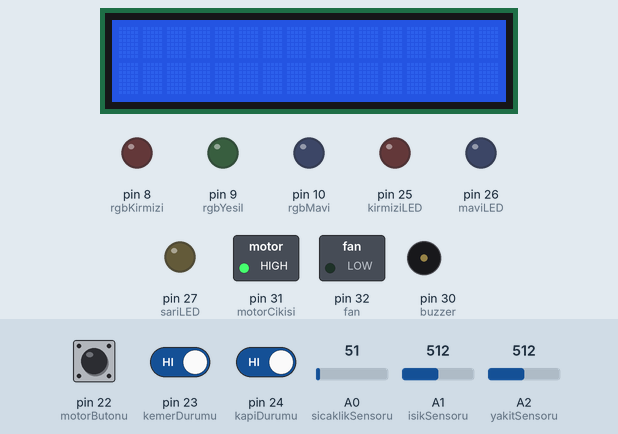
A sketch run on a simulated Arduino Mega 2560, built with avr-gcc and run on an emulated ATmega2560. Parts: 16×2 character LCD, switched loads named in the sketch (green lamp = pin HIGH), output pins drawn as LEDs (lit = HIGH), buzzer (waves = sounding, pin HIGH). The test bench sets the inputs (shaded band); at power-on: A0 (sicaklikSensoru) = 51, A2 (yakitSensoru) = 512, pin 23 (kemerDurumu) HIGH, pin 24 (kapiDurumu) HIGH, pin 22 (motorButonu) HIGH, A1 (isikSensoru) = 512.

Above: at 1.2 s.
1.3 s: A0 (sicaklikSensoru) set to 56
At 1.7 s:
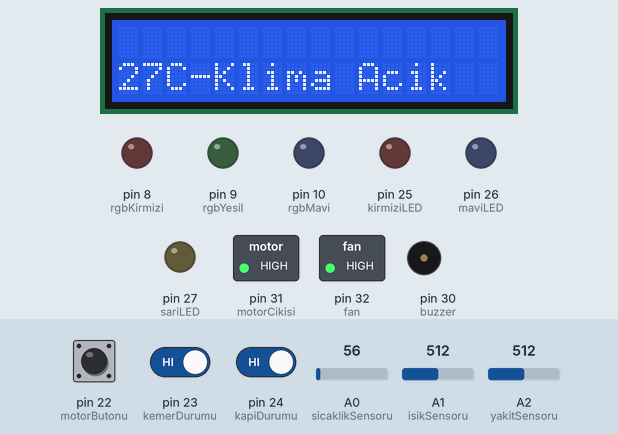
4.0 s: A2 (yakitSensoru) set to 110
5.5 s: A2 (yakitSensoru) set to 92
At 5.9 s:
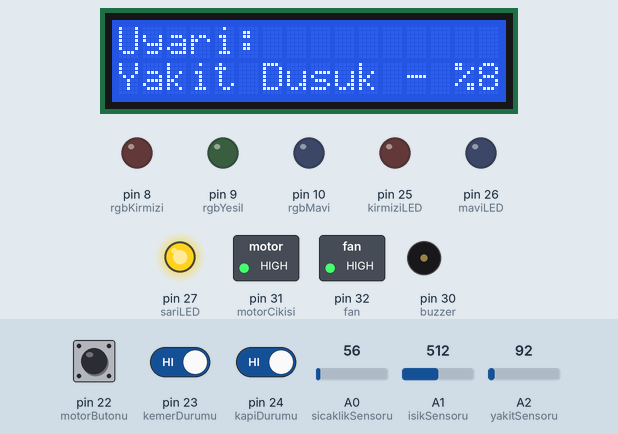
8.5 s: pin 23 (kemerDurumu) driven LOW
At 10.7 s:
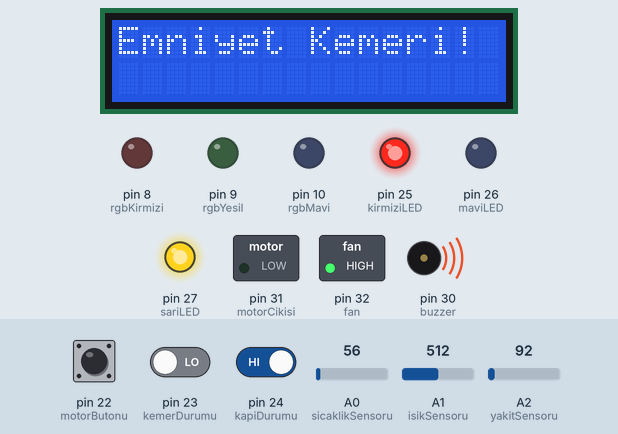
11.2 s: pin 24 (kapiDurumu) driven LOW
At 12.9 s:
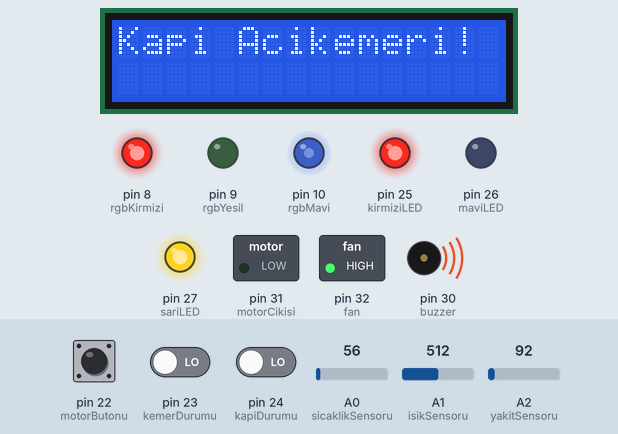
13.4 s: pin 22 (motorButonu) pulled LOW for 0.25 s
At 15.0 s:
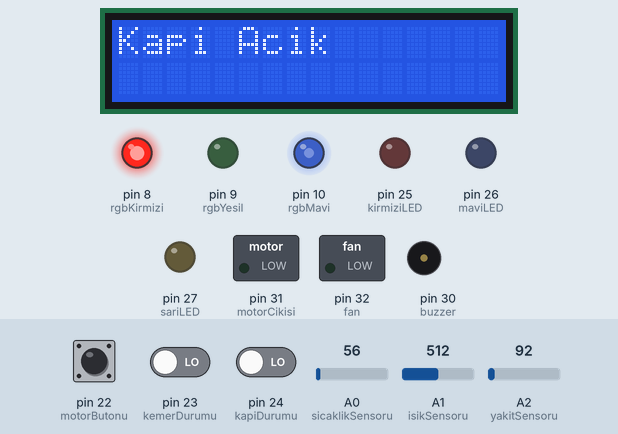
Timing chart, 0 to 16.5 s (numbered marks = the images above; inputs shaded):
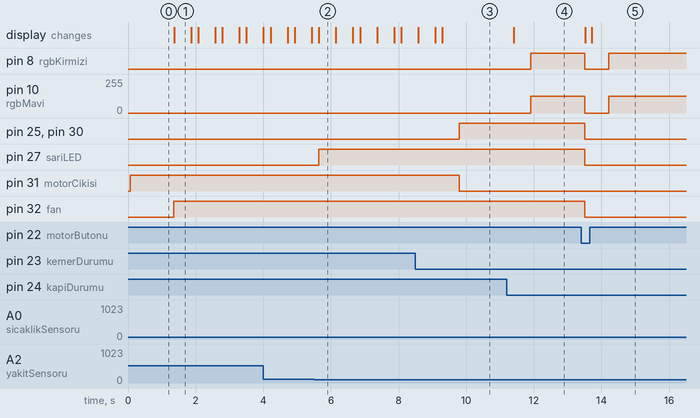

The sketch:

sketch_apr23a.ino
```cpp
#include <LiquidCrystal.h>

LiquidCrystal lcd(12, 11, 5, 4, 3, 2);

int motorButonu = 22;
int kemerDurumu = 23;
int kapiDurumu = 24;
int sicaklikSensoru = A0;
int isikSensoru = A1;
int yakitSensoru = A2;

int kirmiziLED = 25;
int maviLED = 26;
int sariLED = 27;
int rgbKirmizi = 8;
int rgbYesil = 9;
int rgbMavi = 10;
int buzzer = 30;
int motorCikisi = 31;
int fan = 32;

bool motorCalisiyor = false;

bool farKontrol = false;

void setup() {
  lcd.begin(16, 2);

  pinMode(motorButonu, INPUT);
  pinMode(kemerDurumu, INPUT);
  pinMode(kapiDurumu, INPUT);

  pinMode(kirmiziLED, OUTPUT);
  pinMode(maviLED, OUTPUT);
  pinMode(sariLED, OUTPUT);
  pinMode(rgbKirmizi, OUTPUT);
  pinMode(rgbYesil, OUTPUT);
  pinMode(rgbMavi, OUTPUT);
  pinMode(buzzer, OUTPUT);
  pinMode(motorCikisi, OUTPUT);
  pinMode(fan, OUTPUT);

  herSeyiKapat();
}

void loop() {
  int motorButonOku = digitalRead(motorButonu);
  int kemerOku = digitalRead(kemerDurumu);
  int kapiAcikMi = digitalRead(kapiDurumu);
  float sicaklik = analogRead(sicaklikSensoru) * (5.0 / 1023.0) * 100;
  int isikSeviyesi = analogRead(isikSensoru);
  int yakitSeviyesi = map(analogRead(yakitSensoru), 0, 1023, 0, 100);

  if (motorButonOku == LOW) {
    motorCalisiyor = false;
    herSeyiKapat();
  }

  if (motorButonOku == HIGH) {
    if (kapiAcikMi == LOW) {
      lcd.setCursor(0, 0);
      lcd.print("Kapi Acik");
      delay(500);
      analogWrite(rgbKirmizi, 255);
      analogWrite(rgbYesil, 0);
      analogWrite(rgbMavi, 127);
      motorCalisiyor = false;
    } else if (kemerOku == LOW) {
      lcd.setCursor(0, 0);
      lcd.print("                ");
      lcd.setCursor(0, 1);
      lcd.print("                ");
      lcd.setCursor(0, 0);
      lcd.print("Emniyet Kemeri! ");
      delay(500);
      digitalWrite(kirmiziLED, HIGH);
      digitalWrite(buzzer, HIGH);
      motorCalisiyor = false;
    } else {
      motorCalisiyor = true;
      digitalWrite(kirmiziLED, LOW);
      digitalWrite(buzzer, LOW);
      analogWrite(rgbKirmizi, 0);
      analogWrite(rgbYesil, 0);
      analogWrite(rgbMavi, 0);
      lcd.setCursor(0, 0);
      lcd.print("                ");
      lcd.setCursor(0, 1);
      lcd.print("                ");
    }
  }

  digitalWrite(motorCikisi, motorCalisiyor ? HIGH : LOW);

  if (motorCalisiyor) {
    if (yakitSeviyesi < 10 && yakitSeviyesi > 5) {
      digitalWrite(sariLED, HIGH);
      lcd.setCursor(0, 0);
      lcd.print("                ");
      lcd.setCursor(0, 1);
      lcd.print("                ");
      lcd.setCursor(0, 0);
      lcd.print("Uyari: ");
      lcd.setCursor(0, 1);
      lcd.print("Yakit Dusuk - %");
      lcd.print(yakitSeviyesi);
      delay(500);
    } else if (yakitSeviyesi < 5 && yakitSeviyesi > 0) {
      digitalWrite(sariLED, millis() / 500 % 2);
      lcd.setCursor(0, 0);
      lcd.print("                ");
      lcd.setCursor(0, 1);
      lcd.print("                ");
      lcd.setCursor(0, 0);
      lcd.print("KRITIK: %");
      lcd.print(yakitSeviyesi);
      lcd.print("             ");
      delay(500);
    } else if (yakitSeviyesi == 0) {
      motorCalisiyor = false;
      digitalWrite(motorCikisi, LOW);
      herSeyiKapat();
      lcd.setCursor(0, 0);
      lcd.print("                ");
      lcd.setCursor(0, 1);
      lcd.print("                ");
      lcd.setCursor(0, 0);
      lcd.print("Yakit Bitti     ");
      lcd.setCursor(0, 1);
      lcd.print("Motor Durdu     ");
      delay(500);
    } else {
      lcd.setCursor(0, 0);
      lcd.print("                ");
      lcd.setCursor(0, 1);
      lcd.print("                ");
      digitalWrite(sariLED, LOW);
    }
  }

  if (motorCalisiyor) {
    if (sicaklik > 25.9) {
      digitalWrite(fan, HIGH);
      lcd.setCursor(0, 1);
      lcd.print((int)sicaklik);
      lcd.print("C-Klima Acik");
      delay(500);
    } else {
      digitalWrite(fan, LOW);
      lcd.setCursor(0, 1);
      lcd.print("                ");
    }

    if (isikSeviyesi <= 250) {
      digitalWrite(maviLED, HIGH);
      lcd.setCursor(0, 1);
      lcd.print("Farlar Acik     ");
      delay(500);
      lcd.setCursor(0, 1);
      lcd.print("                ");
      farKontrol = true;
    } else {
      if (farKontrol) {
        digitalWrite(maviLED, LOW);
        lcd.setCursor(0, 1);
        lcd.print("Farlar Kapandi  ");
        delay(500);
        lcd.setCursor(0, 1);
        lcd.print("                ");
        farKontrol = false;
      } else {
        digitalWrite(maviLED, LOW);
        lcd.setCursor(0, 1);
        lcd.print("                ");
      }
    }
  }

  delay(200);
}

void herSeyiKapat() {
  digitalWrite(kirmiziLED, LOW);
  digitalWrite(maviLED, LOW);
  digitalWrite(sariLED, LOW);
  analogWrite(rgbKirmizi, 0);
  analogWrite(rgbYesil, 0);
  analogWrite(rgbMavi, 0);
  digitalWrite(buzzer, LOW);
  digitalWrite(motorCikisi, LOW);
  digitalWrite(fan, LOW);
  lcd.setCursor(0, 0);
  lcd.print("                ");
  lcd.setCursor(0, 1);
  lcd.print("                ");
}
```

Measured:
- the behaviour switches between 52 and 53 on A0 (sicaklikSensoru) (found by bisection; images 0 and 1)
- the behaviour switches between 103 and 102 on A2 (yakitSensoru) (found by bisection; images 1 and 2)
- after the input at 1.3 s, pin 32 (fan): LOW → HIGH after 0.06 s; the display: changes after 0.06 s (image 1)
- after the input at 5.5 s, pin 27 (sariLED): LOW → HIGH after 0.14 s; the display: changes after 0.15 s (image 2)
- after the input at 8.5 s, pin 25 (kirmiziLED), pin 30 (buzzer): LOW → HIGH after 1.3 s; pin 31 (motorCikisi): HIGH → LOW after 1.3 s; the display: first differs from a run without the input after 0.79 s (image 3)
- after the input at 11.2 s, pin 8 (rgbKirmizi): LOW → HIGH after 0.71 s; pin 10 (rgbMavi): 0/255 → 127/255 after 0.71 s; the display: changes after 0.21 s (image 4)
- after the input at 13.4 s, pin 8 (rgbKirmizi): HIGH → LOW after 0.11 s, → HIGH 0.71 s later; pin 10 (rgbMavi): 127/255 → 0/255 after 0.11 s, → 127/255 0.71 s later; pin 25 (kirmiziLED), pin 27 (sariLED), pin 32 (fan), pin 30 (buzzer): HIGH → LOW after 0.11 s; the display: first changes after 0.11 s (image 5 shows a later state)
